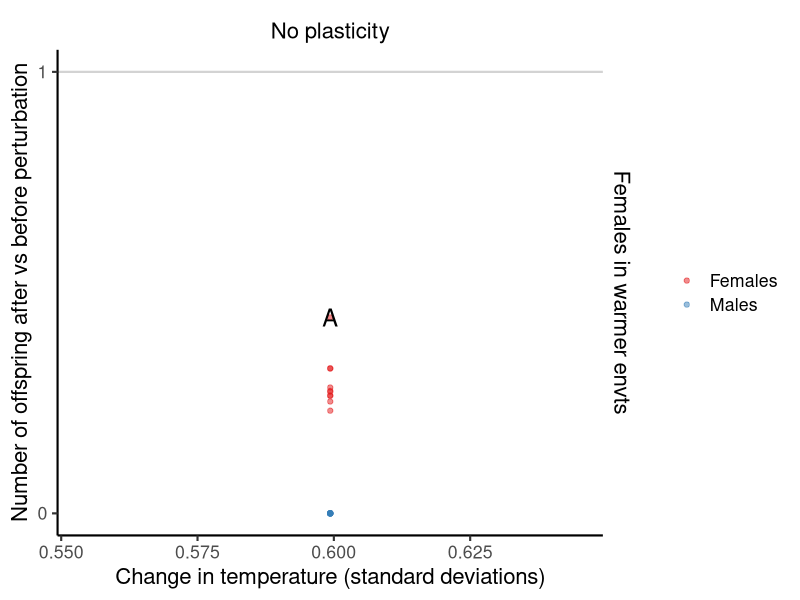
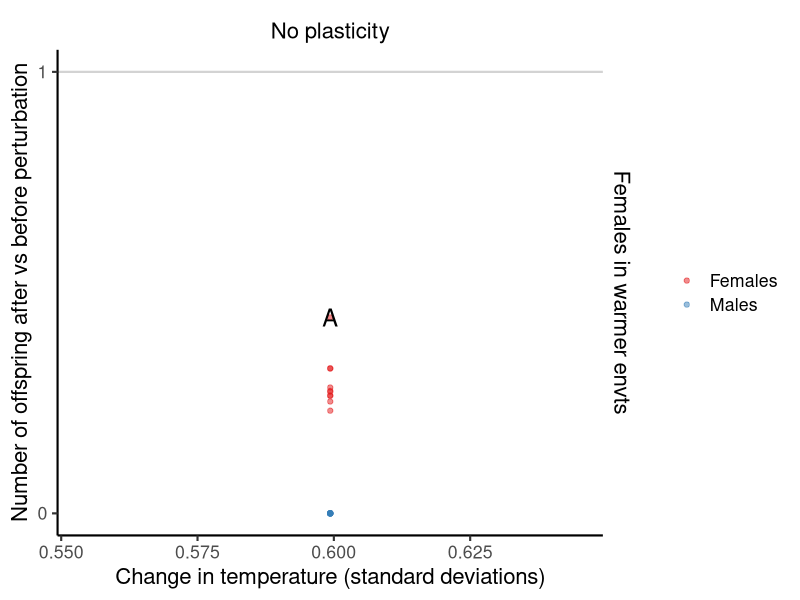

These charts were generated, in order, by the following R code:
library("tidyverse")


the_data <- read.table(
        file="summary_all.csv", 
    sep=";", 
    header=T) %>% mutate(
        temp_plasticity = if_else(mu_tb > 0,"ON","OFF")
    ) %>% filter(
        time >= max(time) - 950
    ) %>% 
    slice_min(abs(intercept_change / 0.707 - 0.6)) %>% filter(mu_tb == 0 & toptf > toptm) 


# find out the different times pre and post perturbation
time_pre_post <- the_data %>% 
    dplyr::select(matches(match = "surviving_.*_juvs_")) %>%  # select column containing surviving_
    names() %>% # then get the column names of these columns
    gsub(pattern=".*?(\\d+)$",x=., replacement="\\1") %>%  # keep the numbers only
    as.numeric() %>% 
    unique() %>%
    sort()

the_data <- the_data %>% mutate(
   freq_fem_pre = !!rlang::sym(paste0("surviving_female_juvs_",time_pre_post[1])),
   freq_fem_post = !!rlang::sym(paste0("surviving_female_juvs_",time_pre_post[2])),
   freq_male_pre = !!rlang::sym(paste0("surviving_male_juvs_",time_pre_post[1])),
   freq_male_post = !!rlang::sym(paste0("surviving_male_juvs_",time_pre_post[2])),
   freq_fem_fraction = freq_fem_post / freq_fem_pre,
   freq_male_fraction = freq_male_post / freq_male_pre
)

the_data_l <- the_data %>% pivot_longer(
    cols = c(freq_fem_fraction, freq_male_fraction),
    names_to = "juvenile_type",
    values_to = "fraction"
) %>% mutate(
    label = if_else(
        grepl(
            pattern="fem",juvenile_type),"Females","Males"),
    panel_label = if_else(
        mu_tb == 0, "No plasticity", "Plasticity"
    ),
    panel_label2 = if_else(
        mu_tb == 0, "A", "B"
    ),
    female_warmer = if_else(toptm <= toptf, "Females in warmer envts", "Males in warmer envts")
)

label_data <- as.data.frame(
    expand.grid(
        panel_label = unique(the_data_l$panel_label),
        female_warmer = unique(the_data_l$female_warmer)
    )
) %>% arrange(
    panel_label,
    desc(female_warmer)
)
label_data$identifier <- LETTERS[1:nrow(label_data)]

subdat <- the_data_l %>% 
    filter(grepl(x = file, pattern="sim_seasonal_tsd_18_03_2026_152608_.*")) %>%
    filter(intercept_change == max(intercept_change))

ggplot(data = the_data_l, 
       mapping = aes(x = intercept_change / 0.707, y = fraction)) +
    geom_hline(yintercept = 1, colour = "lightgrey", linewidth = 0.75) +
    geom_point(mapping = aes(colour = label), alpha = 0.5) +
    scale_colour_brewer(palette = "Set1") +
    labs(x = "Change in temperature (standard deviations)",
         y = "Number of offspring after vs before perturbation") +
    facet_grid(female_warmer ~ panel_label) + 
    scale_y_continuous(breaks = seq(0,5,1)) +
    guides(colour = guide_legend(title = NULL)) +
    geom_text(size = 6, 
              data = label_data, 
              mapping = aes(x = max(the_data_l$intercept_change / 0.707), 
                            y = max(the_data_l$fraction), 
                            label = identifier)) +
    theme_classic(base_size = 16) +
    theme(strip.background = element_rect(colour = "transparent")
          , strip.text = element_text(size = 16, colour = "#000000"))  

ggsave(filename="main_ms_plot.pdf", width=12, height=8)
